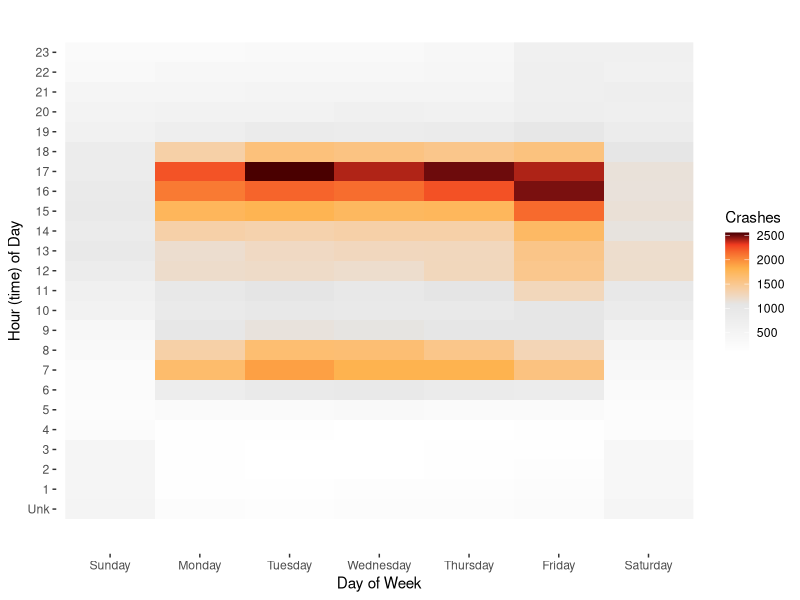

The R source for this figure:
library(lubridate)
library(ggplot2)
library(scales)


CrashesByWeek <- function(c){
  
  c$collision_date <- strptime(c$collision_date, format = '%Y-%m-%d %H:%M:%S')
  
  c$hour <- hour(c$collision_date)
  c$day <- weekdays(c$collision_date)
  
  t <- as.data.frame(table(c$day, c$hour))
  
  names(t) <- c('day', 'hour', 'Crashes')
  
  t$hour <- as.numeric(as.character(t$hour))
  t$day <- factor(t$day, ordered = TRUE, levels = c('Sunday', 'Monday', 'Tuesday', 'Wednesday', 'Thursday', 'Friday', 'Saturday'))
  
  ggplot(t, aes(day, hour, fill = Crashes)) + 
    geom_raster() + 
    scale_fill_gradientn(values = rescale(c(100, 90, 70, 40, 0)), colours = c("#4A0000", "#f03b20", "#feb24c", "grey90", "white")) + 
    scale_x_discrete(drop=FALSE) + 
    scale_y_continuous(breaks = c(0:23), limits = c(-1,24), labels=c("Unk", 1:23)) +
    xlab('Day of Week') + 
    ylab('Hour (time) of Day') + 
    theme(panel.background = element_rect(fill = 'white'))
}

crashes <- read.csv("./crashes.csv", header=TRUE, stringsAsFactors = FALSE)

crashes$collision_date <- strptime(crashes$collision_date, format = '%m/%d/%Y %H:%M')
crashes$weekday <- weekdays(as.Date(crashes$collision_date))
crashes$hour <- hour(crashes$collision_date)

CrashesByWeek(crashes)
